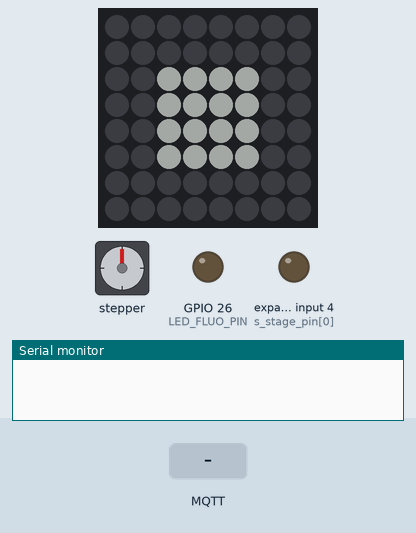
Recording of a sketch running on a simulated ESP32. Shown: stepper motor, 8×8 RGB LED matrix (first LED top left, wired row by row), output pins drawn as LEDs (lit = HIGH), the last lines printed to the serial monitor. Wiring (inferred from the names in the program): stepper motor (2048 steps per turn assumed): coils GPIO 27, GPIO 25, GPIO 32, GPIO 4. The test bench sets the inputs (shaded band). Dim RGB values are drawn brighter than linear; WiFi joins after 1.5 s; servers stay silent unless stated; random numbers use the default seed unless the sketch sets one; no MQTT or app messages arrive unless stated.

Above: at 0.1 s.
4.8 s: MQTT message "UC2" arrives on the first subscribed topic
At 5.3 s:
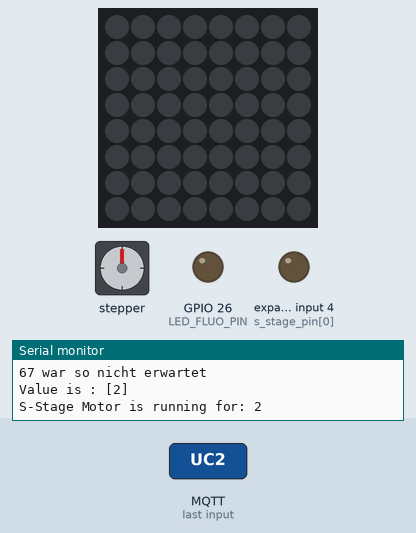
6.5 s: MQTT message "UC2" arrives on the second subscribed topic
At 7.8 s:
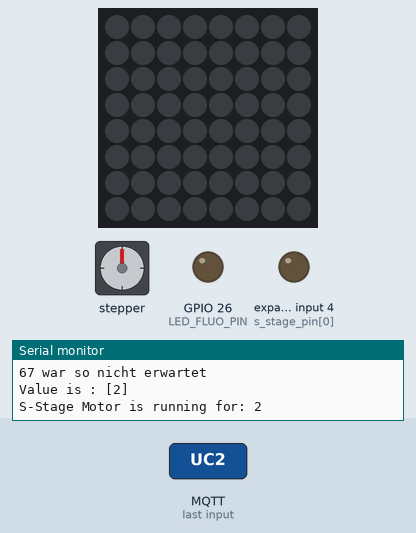
Timing chart, 0 to 9.5 s (numbered marks = the images above; inputs shaded):
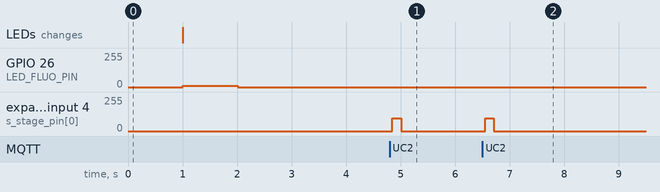

The sketch:

ESP32_MQTT_TheBox.ino
```cpp
/* Here ESP32 will keep 2 roles:
  1/ read data from DHT11/DHT22 sensor
  2/ control led on-off
  So it willpublish temperature topic and scribe topic bulb on/off
*/

#include <WiFi.h>
#include <PubSubClient.h>
#include <Stepper.h>
#include <Adafruit_GFX.h>
#include <Adafruit_NeoMatrix.h>
#include <Adafruit_NeoPixel.h>


// Define a unique setup number
String setup_id = "4";
#define IS_Z_STAGE 1 // either it's the s- or the z-stage


/* change it with your ssid-password */
const char* ssid = "GUEST_JRC";//"Blynk";"UC2";//
const char* password = "HHMI@Newton"; //"youseetoo";//
/* this is the IP of PC/raspberry where you installed MQTT Server
  on Wins use "ipconfig"
  on Linux use "ifconfig" to get its IP address */
const char* mqtt_server = "10.9.1.62";//"192.168.43.151";//"10.9.1.62";//"192.168.43.88";
String CLIENT_ID = "ESP32Client" + String(random(0xffff), HEX);


/* create an instance of PubSubClient client */
WiFiClient espClient;
PubSubClient client(espClient);

/* Define the pins for the components*/
int LED_MATRIX_PIN = 22;
int LED_FLUO_PIN = 26;


// don't listen to the wrong signal!
#if IS_Z_STAGE == 1
  int z_stage_pin[] = {27, 25, 32, 4}; //
  int s_stage_pin[] = {100, 100, 100, 100};
#else
  int s_stage_pin[] = {27, 25, 32, 4}; //
  int z_stage_pin[] = {100, 100, 100, 100};
#endif


///* topics - DON'T FORGET TO REGISTER THEM! */
String TOPIC_S_STAGE_SVAL_BWD = "uc2/microscope/" + setup_id + "/sstage/bwd/sval";
String TOPIC_S_STAGE_SVAL_FWD = "uc2/microscope/" + setup_id + "/sstage/fwd/sval";
String TOPIC_LED_FLUO = "uc2/microscope/" + setup_id + "/zstage/ledval";
String TOPIC_LED_MATRIX_VAL = "uc2/microscope/" + setup_id + "/ledmatrix/ledval";
String TOPIC_Z_STAGE_ZVAL_BWD = "uc2/microscope/" + setup_id + "/zstage/bwd/zval";
String TOPIC_Z_STAGE_ZVAL_FWD = "uc2/microscope/" + setup_id + "/zstage/fwd/zval";

// default values for x/z lens' positions
int led_fluo_int = 0;
int z_stage_val = 0;
int led_matrix_na = 0;
int s_stage_val = 0;

// Motor related
int highSpeed = 1000;

// PWM Stuff
int pwm_resolution = 15;
int pwm_frequency = 800000;//19000; //12000

// lens x-channel
int PWM_CHANNEL_LED_FLUO = 0;

// MQTT Stuff
long lastMsg = 0;
char msg[20];

// Matrix Related
Adafruit_NeoMatrix matrix = Adafruit_NeoMatrix(8, 8, LED_MATRIX_PIN,
                            NEO_MATRIX_TOP     + NEO_MATRIX_RIGHT +
                            NEO_MATRIX_COLUMNS + NEO_MATRIX_PROGRESSIVE,
                            NEO_GRB            + NEO_KHZ400);
int max_intensity_matrix = 125;


void setup() {

  // MOTOR
  pinMode(s_stage_pin[0], OUTPUT);
  pinMode(s_stage_pin[1], OUTPUT);
  pinMode(s_stage_pin[2], OUTPUT);
  pinMode(s_stage_pin[3], OUTPUT);

  pinMode(z_stage_pin[0], OUTPUT);
  pinMode(z_stage_pin[1], OUTPUT);
  pinMode(z_stage_pin[2], OUTPUT);
  pinMode(z_stage_pin[3], OUTPUT);

  /* set led and laser as output to control led on-off */
  pinMode(LED_MATRIX_PIN, OUTPUT);
  pinMode(LED_FLUO_PIN, OUTPUT);
  matrix.begin();


  /* setup the PWM ports and reset them to 0*/
  ledcSetup(PWM_CHANNEL_LED_FLUO, pwm_frequency, pwm_resolution);
  ledcAttachPin(LED_FLUO_PIN, PWM_CHANNEL_LED_FLUO);
  ledcWrite(PWM_CHANNEL_LED_FLUO, 0);

  // Debug Matrix
  LED_NA3();
  delay(1000);
  LED_NA0();

  // Visualize, that ESP is on!
  ledcWrite(PWM_CHANNEL_LED_FLUO, 1000);
  //digitalWrite(LED_FLUO_PIN, HIGH);
  delay(1000);
  ledcWrite(PWM_CHANNEL_LED_FLUO, 0);
  //digitalWrite(LED_FLUO_PIN, LOW);


  Serial.begin(115200);
  // We start by connecting to a WiFi network
  Serial.println();
  Serial.print("Connecting to ");
  Serial.println(ssid);

  Serial.print("I am setup #: ");
  Serial.println(setup_id);


  WiFi.begin(ssid, password);

  while (WiFi.status() != WL_CONNECTED) {
    delay(500);
    Serial.print(".");
  }


  Serial.println("");
  Serial.println("WiFi connected");
  Serial.println("IP address: ");
  Serial.println(WiFi.localIP());
  Serial.println("MAC address:");
  Serial.println(WiFi.macAddress());

  /* configure the MQTT server with IPaddress and port */
  client.setServer(mqtt_server, 1883);
  /* this receivedCallback function will be invoked
    when client received subscribed topic */
  client.setCallback(receivedCallback);


}

void loop() {
  /* if client was disconnected then try to reconnect again */
  if (!client.connected()) {
    mqttconnect();
  }
  /* this function will listen for incomming
    subscribed topic-process-invoke receivedCallback */
  client.loop();

}


void receivedCallback(char* topic, byte* payload, unsigned int length) {
  Serial.print("Message received: ");
  Serial.println(topic);

  // Convert pointer to int
  int payload_int = 0;
  for (int i = 0; i < length; i++) {
    char c = payload[i];
    if (c >= '0' && c <= '9')
      payload_int = payload_int * 10 + c - '0'; //einzelne Ziffern zu einem Integer zusammenfügen
    else {
      Serial.print ((int)c);
      Serial.println(" war so nicht erwartet");
    }
  }

  Serial.print("Value is : [");
  Serial.print(payload_int);
  Serial.println("]");


  // Catch the value for movement of lens in X-direction (right)
  if (String(topic) == TOPIC_LED_FLUO) {
    //dacWrite(25, (int)payload_int);
    led_fluo_int = abs((int)round(payload_int / 10));
    ledcWrite(PWM_CHANNEL_LED_FLUO, led_fluo_int);
    Serial.print("Fluo Intensity is set to: ");
    Serial.print(led_fluo_int);
    Serial.println();
  }

  // Catch the value for stepment of lens in X-direction
  if (String(topic) == TOPIC_Z_STAGE_ZVAL_BWD) {
    // Drive motor X in positive direction
    z_stage_val = ((int)payload_int);
    drive_left(highSpeed, z_stage_pin, abs(z_stage_val) * 10);
    stop(z_stage_pin);
    Serial.print("Z-Stage Motor is running for: ");
    Serial.print((int)payload_int);
    Serial.println();
  }


  // Catch the value for stepment of lens in X-direction
  if (String(topic) == TOPIC_Z_STAGE_ZVAL_FWD) {
    // Drive motor X in positive direction
    z_stage_val = ((int)payload_int);
    drive_right(highSpeed, z_stage_pin, abs(z_stage_val) * 10);
    stop(z_stage_pin);
    Serial.print("Z-Stage Motor is running for: ");
    Serial.print((int)payload_int);
    Serial.println();
  }


  // Catch the value for stepment of lens in X-direction
  if (String(topic) == TOPIC_S_STAGE_SVAL_FWD) {
    // Drive motor X in positive direction
    s_stage_val = ((int)payload_int);

    drive_left(highSpeed, s_stage_pin, abs(s_stage_val) * 10);
    stop(s_stage_pin);
    Serial.print("S-Stage Motor is running for: ");
    Serial.print((int)payload_int);
    Serial.println();
  }

  // Catch the value for stepment of lens in X-direction
  if (String(topic) == TOPIC_S_STAGE_SVAL_BWD) {
    // Drive motor X in positive direction
    s_stage_val = ((int)payload_int);

    drive_right(highSpeed, s_stage_pin, abs(s_stage_val) * 10);
    stop(s_stage_pin);
    Serial.print("S-Stage Motor is running for: ");
    Serial.print((int)payload_int);
    Serial.println();
  }


  // Catch the value for movement of lens in X-direction (right)
  if (String(topic) == TOPIC_LED_MATRIX_VAL) {
    //dacWrite(25, (int)payload_int);
    led_matrix_na = abs((int)payload_int);
    if (led_matrix_na == 0) LED_NA0();
    if (led_matrix_na == 1) LED_NA1();
    if (led_matrix_na == 2) LED_NA2();
    if (led_matrix_na == 3) LED_NA3();
    if (led_matrix_na == 4) LED_NA4();

    Serial.print("NA is set to: ");
    Serial.print(led_matrix_na);
    Serial.println();
  }


}

void mqttconnect() {
  /* Loop until reconnected */
  while (!client.connected()) {
    Serial.print("MQTT connecting ...");

    /* connect now */
    if (client.connect(CLIENT_ID.c_str())) {//if (client.connect(clientId.c_str(), "username", "pi")) {
      Serial.println("connected");
      /* subscribe topic with default QoS 0*/
      client.subscribe(TOPIC_S_STAGE_SVAL_FWD.c_str());
      client.subscribe(TOPIC_S_STAGE_SVAL_BWD.c_str());
      client.subscribe(TOPIC_LED_FLUO.c_str());
      client.subscribe(TOPIC_LED_MATRIX_VAL.c_str());
      client.subscribe(TOPIC_Z_STAGE_ZVAL_FWD.c_str());
      client.subscribe(TOPIC_Z_STAGE_ZVAL_BWD.c_str());

    } else {
      Serial.print("faiLED_MATRIX_PIN, status code =");
      Serial.print(client.state());
      Serial.println("try again in 5 seconds");
      /* Wait 5 seconds before retrying */
      delay(5000);
    }
  }
}


void drive_right(unsigned int motorSpeed, int motorPin[], int steps)
{ // 1

  int motorPin1 = motorPin[0];
  int motorPin2 = motorPin[1];
  int motorPin3 = motorPin[2];
  int motorPin4 = motorPin[3];

  for (int i = 0; i < steps; i++)
  {
    digitalWrite(motorPin4, HIGH);
    digitalWrite(motorPin3, LOW);
    digitalWrite(motorPin2, LOW);
    digitalWrite(motorPin1, LOW);
    delayMicroseconds(motorSpeed);

    // 2
    digitalWrite(motorPin4, HIGH);
    digitalWrite(motorPin3, HIGH);
    digitalWrite(motorPin2, LOW);
    digitalWrite(motorPin1, LOW);
    delayMicroseconds(motorSpeed);

    // 3
    digitalWrite(motorPin4, LOW);
    digitalWrite(motorPin3, HIGH);
    digitalWrite(motorPin2, LOW);
    digitalWrite(motorPin1, LOW);
    delayMicroseconds(motorSpeed);

    // 4
    digitalWrite(motorPin4, LOW);
    digitalWrite(motorPin3, HIGH);
    digitalWrite(motorPin2, HIGH);
    digitalWrite(motorPin1, LOW);
    delayMicroseconds(motorSpeed);

    // 5
    digitalWrite(motorPin4, LOW);
    digitalWrite(motorPin3, LOW);
    digitalWrite(motorPin2, HIGH);
    digitalWrite(motorPin1, LOW);
    delayMicroseconds(motorSpeed);

    // 6
    digitalWrite(motorPin4, LOW);
    digitalWrite(motorPin3, LOW);
    digitalWrite(motorPin2, HIGH);
    digitalWrite(motorPin1, HIGH);
    delayMicroseconds(motorSpeed);

    // 7
    digitalWrite(motorPin4, LOW);
    digitalWrite(motorPin3, LOW);
    digitalWrite(motorPin2, LOW);
    digitalWrite(motorPin1, HIGH);
    delayMicroseconds(motorSpeed);

    // 8
    digitalWrite(motorPin4, HIGH);
    digitalWrite(motorPin3, LOW);
    digitalWrite(motorPin2, LOW);
    digitalWrite(motorPin1, HIGH);
    delayMicroseconds(motorSpeed);
  }
}

void drive_left(unsigned int motorSpeed, int motorPin[], int steps)
{ // 1

  int motorPin1 = motorPin[0];
  int motorPin2 = motorPin[1];
  int motorPin3 = motorPin[2];
  int motorPin4 = motorPin[3];

  for (int i = 0; i < steps; i++)
  {
    // 1
    digitalWrite(motorPin1, HIGH);
    digitalWrite(motorPin2, LOW);
    digitalWrite(motorPin3, LOW);
    digitalWrite(motorPin4, LOW);
    delayMicroseconds(motorSpeed);

    // 2
    digitalWrite(motorPin1, HIGH);
    digitalWrite(motorPin2, HIGH);
    digitalWrite(motorPin3, LOW);
    digitalWrite(motorPin4, LOW);
    delayMicroseconds(motorSpeed);

    // 3
    digitalWrite(motorPin1, LOW);
    digitalWrite(motorPin2, HIGH);
    digitalWrite(motorPin3, LOW);
    digitalWrite(motorPin4, LOW);
    delayMicroseconds(motorSpeed);

    // 4
    digitalWrite(motorPin1, LOW);
    digitalWrite(motorPin2, HIGH);
    digitalWrite(motorPin3, HIGH);
    digitalWrite(motorPin4, LOW);
    delayMicroseconds(motorSpeed);

    // 5
    digitalWrite(motorPin1, LOW);
    digitalWrite(motorPin2, LOW);
    digitalWrite(motorPin3, HIGH);
    digitalWrite(motorPin4, LOW);
    delayMicroseconds(motorSpeed);

    // 6
    digitalWrite(motorPin1, LOW);
    digitalWrite(motorPin2, LOW);
    digitalWrite(motorPin3, HIGH);
    digitalWrite(motorPin4, HIGH);
    delayMicroseconds(motorSpeed);

    // 7
    digitalWrite(motorPin1, LOW);
    digitalWrite(motorPin2, LOW);
    digitalWrite(motorPin3, LOW);
    digitalWrite(motorPin4, HIGH);
    delayMicroseconds(motorSpeed);

    // 8
    digitalWrite(motorPin1, HIGH);
    digitalWrite(motorPin2, LOW);
    digitalWrite(motorPin3, LOW);
    digitalWrite(motorPin4, HIGH);
    delayMicroseconds(motorSpeed);
  }
}


void stop(int motorPin[])
{
  int motorPin1 = motorPin[0];
  int motorPin2 = motorPin[1];
  int motorPin3 = motorPin[2];
  int motorPin4 = motorPin[3];

  digitalWrite(motorPin4, LOW);
  digitalWrite(motorPin3, LOW);
  digitalWrite(motorPin2, LOW);
  digitalWrite(motorPin1, LOW);
}


void LED_NA0() {
  // This 8x8 array represents the LED matrix pixels.
  // A value of 1 means we’ll fade the pixel to white
  int logo[8][8] = {
    {0, 0, 0, 0, 0, 0, 0, 0},
    {0, 0, 0, 0, 0, 0, 0, 0},
    {0, 0, 0, 0, 0, 0, 0, 0},
    {0, 0, 0, 0, 0, 0, 0, 0},
    {0, 0, 0, 0, 0, 0, 0, 0},
    {0, 0, 0, 0, 0, 0, 0, 0},
    {0, 0, 0, 0, 0, 0, 0, 0},
    {0, 0, 0, 0, 0, 0, 0, 0},
  };

  drawPattern(logo);
}

void LED_NA1() {
  // This 8x8 array represents the LED matrix pixels.
  // A value of 1 means we’ll fade the pixel to white
  int logo[8][8] = {
    {0, 0, 0, 0, 0, 0, 0, 0},
    {0, 0, 0, 0, 0, 0, 0, 0},
    {0, 0, 0, 0, 0, 0, 0, 0},
    {0, 0, 0, 0, 1, 0, 0, 0},
    {0, 0, 0, 0, 0, 0, 0, 0},
    {0, 0, 0, 0, 0, 0, 0, 0},
    {0, 0, 0, 0, 0, 0, 0, 0},
    {0, 0, 0, 0, 0, 0, 0, 0},
  };

  drawPattern(logo);
}

void LED_NA2() {
  // This 8x8 array represents the LED matrix pixels.
  // A value of 1 means we’ll fade the pixel to white
  int logo[8][8] = {
    {0, 0, 0, 0, 0, 0, 0, 0},
    {0, 0, 0, 0, 0, 0, 0, 0},
    {0, 0, 0, 0, 0, 0, 0, 0},
    {0, 0, 0, 1, 1, 0, 0, 0},
    {0, 0, 0, 1, 1, 0, 0, 0},
    {0, 0, 0, 0, 0, 0, 0, 0},
    {0, 0, 0, 0, 0, 0, 0, 0},
    {0, 0, 0, 0, 0, 0, 0, 0},
  };

  drawPattern(logo);
}


void LED_NA3() {
  // This 8x8 array represents the LED matrix pixels.
  // A value of 1 means we’ll fade the pixel to white
  int logo[8][8] = {
    {0, 0, 0, 0, 0, 0, 0, 0},
    {0, 0, 0, 0, 0, 0, 0, 0},
    {0, 0, 1, 1, 1, 1, 0, 0},
    {0, 0, 1, 1, 1, 1, 0, 0},
    {0, 0, 1, 1, 1, 1, 0, 0},
    {0, 0, 1, 1, 1, 1, 0, 0},
    {0, 0, 0, 0, 0, 0, 0, 0},
    {0, 0, 0, 0, 0, 0, 0, 0},
  };

  drawPattern(logo);
}


void LED_NA4() {
  // This 8x8 array represents the LED matrix pixels.
  // A value of 1 means we’ll fade the pixel to white
  int logo[8][8] = {
    {0, 0, 0, 0, 0, 0, 0, 0},
    {0, 1, 1, 1, 1, 1, 1, 0},
    {0, 1, 1, 1, 1, 1, 1, 0},
    {0, 1, 1, 1, 1, 1, 1, 0},
    {0, 1, 1, 1, 1, 1, 1, 0},
    {0, 1, 1, 1, 1, 1, 1, 0},
    {0, 1, 1, 1, 1, 1, 1, 0},
    {0, 0, 0, 0, 0, 0, 0, 0},
  };

  drawPattern(logo);
}

void drawPattern(int logo[8][8]) {
  for (int row = 0; row < 8; row++) {
    for (int column = 0; column < 8; column++) {
      if (logo[row][column] == 1) {
        matrix.drawPixel(column, row, matrix.Color(max_intensity_matrix, max_intensity_matrix, max_intensity_matrix));
      }
      else {
        matrix.drawPixel(column, row, matrix.Color(0, 0, 0));
      }
      //delay(50);

    }
  }
  matrix.show();
}
```

Measured:
- after the input at 4.8 s, expander input 4 (s_stage_pin[0]): 0/255 → 97/255 after 0.05 s, → 0/255 0.16 s later
- after the input at 6.5 s, expander input 4 (s_stage_pin[0]): 0/255 → 97/255 after 0.05 s, → 0/255 0.16 s later
